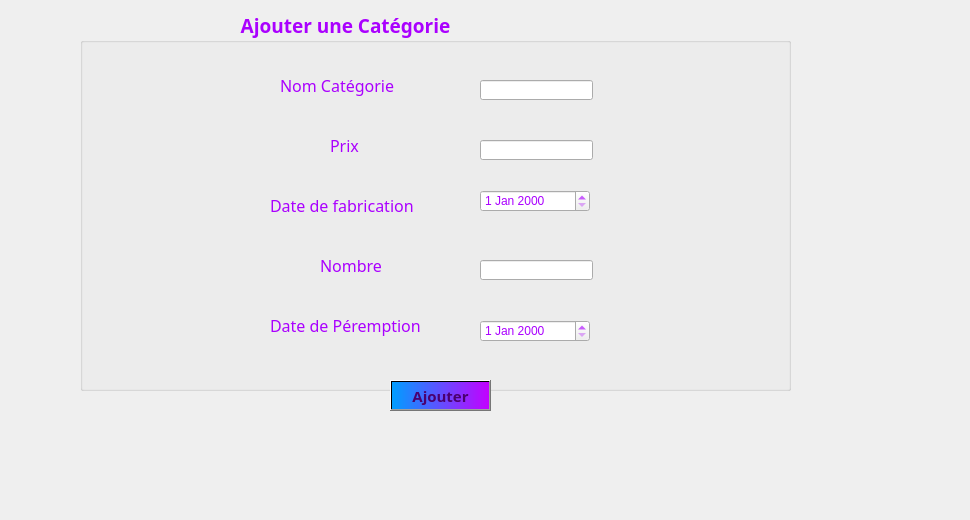
     <widget class="QWidget" name="tab_categorie_8">
      <attribute name="title">
       <string>Ajouter</string>
      </attribute>
      <widget class="QGroupBox" name="groupBox_catgorie_4">
       <property name="geometry">
        <rect>
         <x>80</x>
         <y>10</y>
         <width>711</width>
         <height>381</height>
        </rect>
       </property>
       <property name="font">
        <font>
         <family>Lucida Calligraphy</family>
         <pointsize>14</pointsize>
         <weight>75</weight>
         <bold>true</bold>
        </font>
       </property>
       <property name="styleSheet">
        <string notr="true">color: rgb(170, 0, 255);
border-color: rgb(170, 0, 255);</string>
       </property>
       <property name="title">
        <string>                                Ajouter une Catégorie</string>
       </property>
       <widget class="QLabel" name="label_categorie_28">
        <property name="geometry">
         <rect>
          <x>190</x>
          <y>180</y>
          <width>171</width>
          <height>31</height>
         </rect>
        </property>
        <property name="font">
         <font>
          <family>Lucida Calligraphy</family>
          <pointsize>12</pointsize>
         </font>
        </property>
        <property name="text">
         <string>Date de fabrication</string>
        </property>
       </widget>
       <widget class="QLineEdit" name="lineEdit_categorie_12">
        <property name="geometry">
         <rect>
          <x>400</x>
          <y>70</y>
          <width>113</width>
          <height>20</height>
         </rect>
        </property>
       </widget>
       <widget class="QLabel" name="label_categorie_33">
        <property name="geometry">
         <rect>
          <x>200</x>
          <y>60</y>
          <width>171</width>
          <height>31</height>
         </rect>
        </property>
        <property name="font">
         <font>
          <family>Lucida Calligraphy</family>
          <pointsize>12</pointsize>
         </font>
        </property>
        <property name="text">
         <string>Nom Catégorie</string>
        </property>
       </widget>
       <widget class="QLabel" name="label_categorie_34">
        <property name="geometry">
         <rect>
          <x>250</x>
          <y>120</y>
          <width>171</width>
          <height>31</height>
         </rect>
        </property>
        <property name="font">
         <font>
          <family>Lucida Calligraphy</family>
          <pointsize>12</pointsize>
         </font>
        </property>
        <property name="text">
         <string>Prix</string>
        </property>
       </widget>
       <widget class="QDateEdit" name="dateEdit_categorie_7">
        <property name="geometry">
         <rect>
          <x>400</x>
          <y>180</y>
          <width>110</width>
          <height>22</height>
         </rect>
        </property>
       </widget>
       <widget class="QLineEdit" name="lineEdit_categorie_13">
        <property name="geometry">
         <rect>
          <x>400</x>
          <y>130</y>
          <width>113</width>
          <height>20</height>
         </rect>
        </property>
       </widget>
       <widget class="QDateEdit" name="dateEdit_categorie_8">
        <property name="geometry">
         <rect>
          <x>400</x>
          <y>310</y>
          <width>110</width>
          <height>22</height>
         </rect>
        </property>
       </widget>
       <widget class="QLabel" name="label_categorie_29">
        <property name="geometry">
         <rect>
          <x>190</x>
          <y>300</y>
          <width>191</width>
          <height>31</height>
         </rect>
        </property>
        <property name="font">
         <font>
          <family>Lucida Calligraphy</family>
          <pointsize>12</pointsize>
         </font>
        </property>
        <property name="text">
         <string>Date de Péremption</string>
        </property>
       </widget>
       <widget class="QLineEdit" name="lineEdit_categorie_14">
        <property name="geometry">
         <rect>
          <x>400</x>
          <y>250</y>
          <width>113</width>
          <height>20</height>
         </rect>
        </property>
       </widget>
       <widget class="QLabel" name="label_categorie_35">
        <property name="geometry">
         <rect>
          <x>240</x>
          <y>240</y>
          <width>171</width>
          <height>31</height>
         </rect>
        </property>
        <property name="font">
         <font>
          <family>Lucida Calligraphy</family>
          <pointsize>12</pointsize>
         </font>
        </property>
        <property name="text">
         <string>Nombre</string>
        </property>
       </widget>
      </widget>
      <widget class="QLabel" name="label_categorie_2">
       <property name="geometry">
        <rect>
         <x>-20</x>
         <y>-10</y>
         <width>961</width>
         <height>511</height>
        </rect>
       </property>
       <property name="text">
        <string/>
       </property>
       <property name="pixmap">
        <pixmap>../../../../../../../../../../i/155296947_507314950275690_225535330781415924_n.jpg</pixmap>
       </property>
      </widget>
      <widget class="QPushButton" name="pushButton_categorie_4">
       <property name="geometry">
        <rect>
         <x>390</x>
         <y>380</y>
         <width>101</width>
         <height>31</height>
        </rect>
       </property>
       <property name="font">
        <font>
         <family>Lucida Calligraphy</family>
         <pointsize>11</pointsize>
         <weight>75</weight>
         <bold>true</bold>
        </font>
       </property>
       <property name="styleSheet">
        <string notr="true">background-color: qlineargradient(spread:pad, x1:0, y1:0, x2:1, y2:0, stop:0 rgba(0, 158, 255, 255), stop:1 rgba(195, 0, 255, 255));
color: rgb(74, 0, 111);</string>
       </property>
       <property name="text">
        <string>Ajouter</string>
       </property>
      </widget>
      <zorder>label_categorie_2</zorder>
      <zorder>groupBox_catgorie_4</zorder>
      <zorder>pushButton_categorie_4</zorder>
     </widget>
